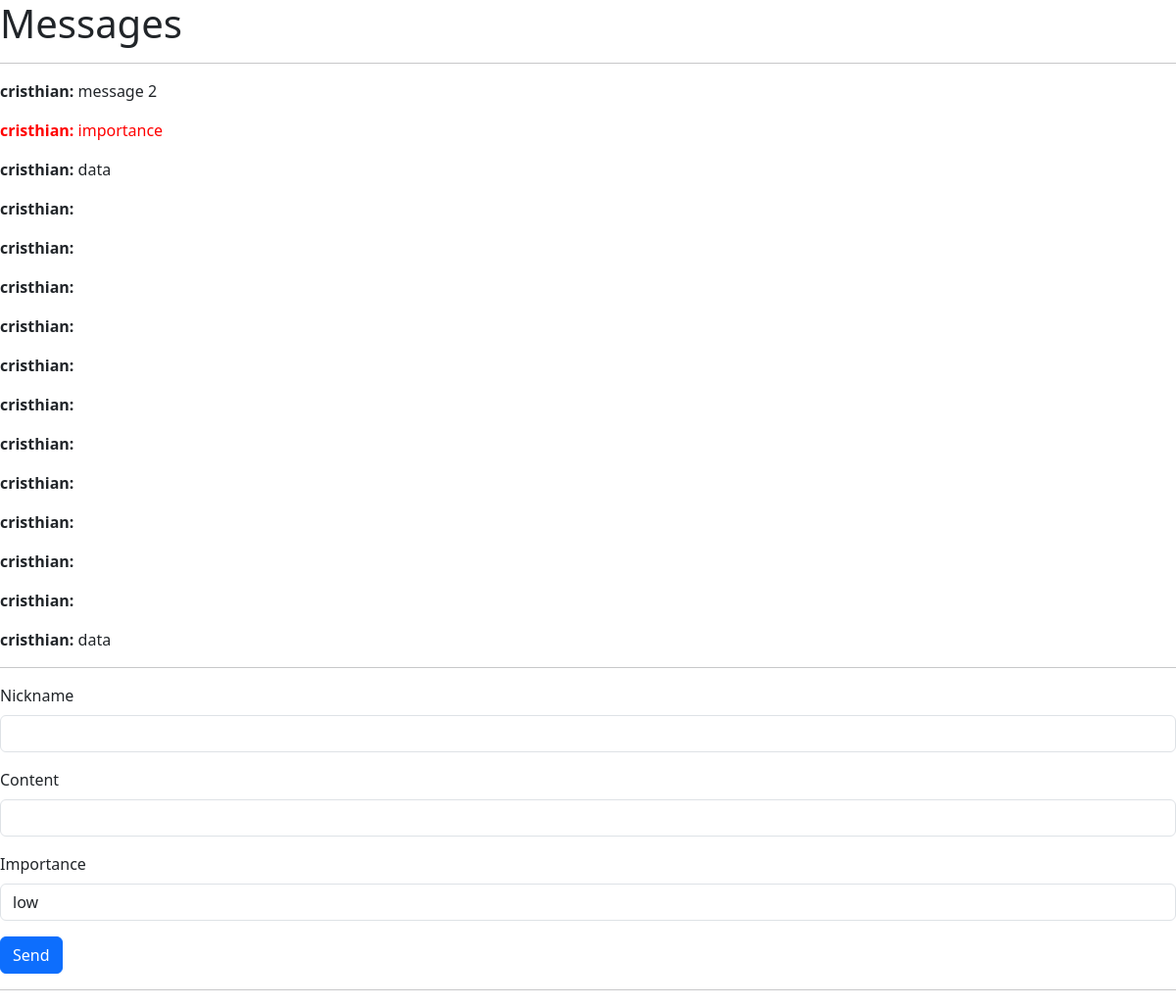
/room/1, run on the app's committed database.
### main.py (models this page shows, shortened)
class Message(db.Model):
    id = db.Column(db.Integer, primary_key=True, autoincrement=True)
    created = db.Column(db.DateTime(timezone=True), server_default=func.now())
    nickname = db.Column(db.String(150), nullable=False)
    content = db.Column(db.Text, nullable=False)
    importance = db.Column(db.String(150), nullable=False)
    room_id = db.Column(db.Integer, db.ForeignKey("room.id"))
    room = db.relationship("Room", backref="room")

### main.py (the view)
@app.route("/room/<id>")
def view_room_by_id(id):
    room = Room.query.get_or_404(id)
    items = Message.query.filter_by(room = room).all()
    return render_template("room.html", items=items, room=room)

### templates/room.html (shortened to what this page needs)
<!doctype html>
<html lang="es">
  <head>
    <link href="https://cdn.jsdelivr.net/npm/bootstrap@5.3.8/dist/css/bootstrap.min.css" rel="stylesheet">
  </head>
  <body>
    <h1>Messages</h1>
    <hr>
    <div id="messages">
        {% for item in items %}
        <p {% if item.importance == "high" %} style="color:red;"{% endif %}><b>{{ item.nickname }}:</b> {{ item.content }}</p>
        {% endfor %}
    </div>
    <hr>
    <form method="POST" id="form">
        <div class="mb-3">
            <label class="form-label">Nickname</label>
            <input type="text" class="form-control" id="nickname">
        </div>
        <div class="mb-3">
            <label class="form-label">Content</label>
            <input type="text" class="form-control" id="content">
        </div>
        <div class="mb-3">
            <label class="form-label">Importance</label>
            <input type="text" class="form-control" id="importance" value="low">
        </div>
        <button type="submit" class="btn btn-primary">Send</button>
    </form>
    <hr>
  </body>
</html>

### data on the page
Message: nickname "cristhian", content "message 2"
Message: nickname "cristhian", content "importance"
Message: nickname "cristhian", content "data"
Message: nickname "cristhian"
Message: nickname "cristhian"
Message: nickname "cristhian"
Message: nickname "cristhian"
Message: nickname "cristhian"
Message: nickname "cristhian"
Message: nickname "cristhian"
Message: nickname "cristhian"
Message: nickname "cristhian"
Message: nickname "cristhian"
Message: nickname "cristhian"
Message: nickname "cristhian", content "data"
